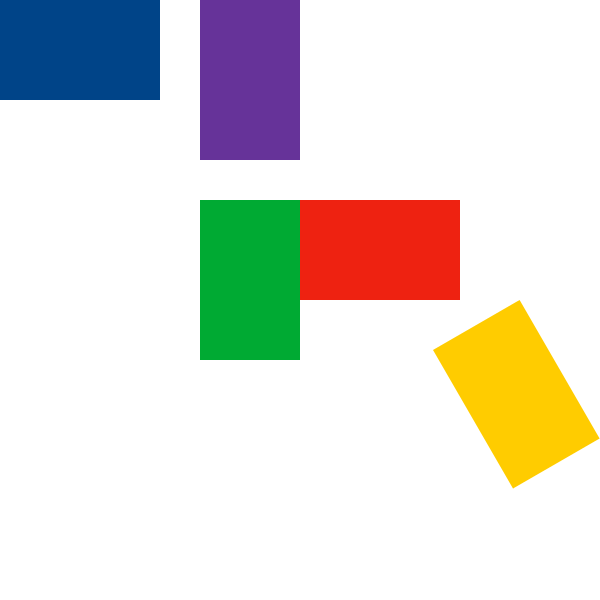

The Python source for this figure:
from cp_import import cairopath

canvas = cairopath.Canvas(600,600,0xffffff)
canvas.rect(160,100,0,0).fill(0x004488)

canvas.translate(300,200)
canvas.rect(160,100,0,0).fill(0xee2211)

canvas.rotate(90) # rotated relative to previous translate
canvas.rect(160,100,0,0).fill(0x00aa33)
canvas.resettransform()

canvas.rotate(60,0,600)
canvas.rect(160,100,0,0).fill(0xffcc00)
canvas.resettransform()

canvas.translate(300,0).rotate(90)
canvas.rect(160,100,0,0).fill(0x663399)

canvas.png('cairopath3.png')
